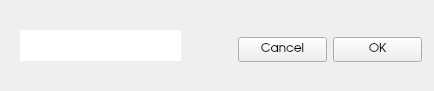
<?xml version="1.0" encoding="UTF-8"?>
<ui version="4.0">
 <class>Addgroupdialog</class>
 <widget class="QDialog" name="Addgroupdialog">
  <property name="geometry">
   <rect>
    <x>0</x>
    <y>0</y>
    <width>434</width>
    <height>91</height>
   </rect>
  </property>
  <property name="windowTitle">
   <string>Dialog</string>
  </property>
  <widget class="CustomTextEdit" name="textEdit">
   <property name="geometry">
    <rect>
     <x>20</x>
     <y>30</y>
     <width>161</width>
     <height>31</height>
    </rect>
   </property>
   <property name="frameShape">
    <enum>QFrame::NoFrame</enum>
   </property>
  </widget>
  <widget class="CustomPushButton" name="cancelButton">
   <property name="geometry">
    <rect>
     <x>238</x>
     <y>37</y>
     <width>89</width>
     <height>25</height>
    </rect>
   </property>
   <property name="font">
    <font>
     <family>URW Gothic L</family>
    </font>
   </property>
   <property name="focusPolicy">
    <enum>Qt::TabFocus</enum>
   </property>
   <property name="text">
    <string>Cancel</string>
   </property>
   <property name="autoDefault">
    <bool>false</bool>
   </property>
  </widget>
  <widget class="CustomPushButton" name="acceptButton">
   <property name="geometry">
    <rect>
     <x>333</x>
     <y>37</y>
     <width>89</width>
     <height>25</height>
    </rect>
   </property>
   <property name="font">
    <font>
     <family>URW Gothic L</family>
    </font>
   </property>
   <property name="focusPolicy">
    <enum>Qt::TabFocus</enum>
   </property>
   <property name="text">
    <string>OK</string>
   </property>
   <property name="autoDefault">
    <bool>false</bool>
   </property>
  </widget>
 </widget>
 <customwidgets>
  <customwidget>
   <class>CustomPushButton</class>
   <extends>QPushButton</extends>
   <header>custompushbutton.h</header>
  </customwidget>
  <customwidget>
   <class>CustomTextEdit</class>
   <extends>QTextEdit</extends>
   <header location="global">customtextedit.h</header>
  </customwidget>
 </customwidgets>
 <resources/>
 <connections/>
</ui>
